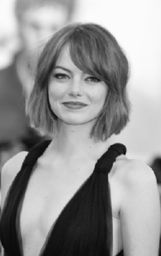
#> input picture comp_vision/canny/images/lady.png, 161 x 256 px, shrunk from 670 x 1068 before the run
$ python NMS.py
#> lines starting #> are read from the running program, lines starting #| are printed output that depends on the picture
from scipy import ndimage
import math
import cv2
import numpy as np
import matplotlib.pyplot as plt
from skimage import io
from skimage import feature, data
from time import time


# Make matplotlib figures appear inline in the
# notebook rather than in a new window
# %matplotlib inline
plt.rcParams['figure.figsize'] = (10.0, 8.0) # set default size of plots
plt.rcParams['image.interpolation'] = 'nearest'
plt.rcParams['image.cmap'] = 'gray'

# function to show images
def display(img, title=None):
    plt.figure(figsize = (5,5))
    plt.imshow(img, cmap='gray', vmin=0, vmax=255)
    plt.title(title)
    plt.axis('off')
    plt.show()

def ncf(image, kernel): # edge_behavior="zero"

    image = np.asarray(image)
    kernel = np.asarray(kernel)

    # if image is rgb convert to grayscale
    if len(image.shape) == 3:
        R, G, B = image[:,:,0], image[:,:,1], image[:,:,2]
        gray_img = 0.299*R + 0.587*G + 0.114*B
        image = gray_img.copy()

    # add zeros around image to fix bounding problems (edge behavior)
    border0 = kernel.shape[0]//2
    border1 = kernel.shape[1]//2
    padded_image0 = image.shape[0] + 2*border0
    padded_image1 = image.shape[1] + 2*border1
    new_image = np.zeros((padded_image0, padded_image1))

    # put image in the middle of new_image with border around it
    new_image[border0:new_image.shape[0]-border0, border1:new_image.shape[1]-border1] = image
    new_image = new_image.astype(int)

    out_image = image.copy()
    out_imgae = out_image.astype(int)

    for image_row in range(new_image.shape[0]-kernel.shape[0]):
        for image_column in range(new_image.shape[1]-kernel.shape[1]):

            # slice image
            image_slice = new_image[image_row:image_row+kernel.shape[0], image_column:image_column+kernel.shape[1]]

            # multiply slice by kernel
            # vectorized using numpy, much faster than for loops!
            sliceXkernel = image_slice * kernel

            # take the sum
            output_value = np.sum(sliceXkernel)

            # set the new value
            out_image[image_row, image_column] = output_value

    return(out_image)

def create_gaussian(kernel_shape, sigma):

    gaussian_kernel = np.empty(kernel_shape)

    for x in range(kernel_shape[0]):
        for y in range(kernel_shape[1]):

            xOffset = math.floor(kernel_shape[0]/2)
            yOffset = math.floor(kernel_shape[1]/2)

            # offset origin to center if kernel is even by even
            if kernel_shape[0] % 2 == 0: xOffset -= 0.5
            if kernel_shape[1] % 2 == 0: yOffset -= 0.5

            # distance from x and y to the "origin" in the middle of the kernel
            xOrigin = x - xOffset
            yOrigin = y - yOffset

            # function from https://en.wikipedia.org/wiki/Gaussian_filter
            gaussian_kernel[x][y] = (1/(2*np.pi*sigma**2))*np.e**(-(xOrigin**2+yOrigin**2)/(2*sigma**2))

    return gaussian_kernel

KERNEL_SHAPE = (21, 21)
SIGMA = 2
GAUSSIAN_KERNEL = create_gaussian(KERNEL_SHAPE, SIGMA)

DHOR = np.array(
[
    [-1,0,1],
    [-2,0,2],
    [-1,0,1]
])

DVERT = np.array(
[
    [-1,-2,-1],
    [0,0,0],
    [1,2,1]
])


def take_derivative(image, derivative_kernels):

    # take derivates
    derivative_images = []
    for d in derivative_kernels:
        derivative_images.append(ncf(image, d))

    return ({"edges":merge([img for img in derivative_images]), "slopes":np.arctan2(derivative_images[0], derivative_images[1])})


def merge(images):

    merged_image = np.sqrt(sum(np.square(img) for img in images))
    merged_image = merged_image / np.amax(merged_image) * 255
    merged_image = merged_image.astype(int)

    return merged_image


def NMS(image, slopes):

    # [6 lines of commented-out code are left out]

    img = image
    D = slopes

    M, N = img.shape
    Z = np.zeros((M,N), dtype=np.int32)
    angle = D * 180. / np.pi
    angle[angle < 0] += 180

    for i in range(1, image.shape[0]-1):
        for j in range(1, image.shape[1]-1):

            # [30 lines of commented-out code are left out]
            q = img[i, j+1]
            r = img[i, j-1]
            # [12 lines of commented-out code are left out]

            if (img[i,j] >= q) and (img[i,j] >= r):
                Z[i,j] = img[i,j]
            else:
                Z[i,j] = 0

    return Z


# [42 lines left out: function non_max_suppression, not called in this run]


################################################################################


# test_lines = cv2.imread("./test_lines-1.jpg")
# test_lines = ncf(test_lines, [[1]])
#
# # theta = np.zeros((test_lines.shape[0], test_lines.shape[1]))
#
# d = take_derivative(ncf(test_lines, GAUSSIAN_KERNEL), [DHOR, DVERT])
# print("After my NMS:")
# TESTcoins = NMS(test_lines, d["slopes"])
# display(TESTcoins)
# print(np.amax(TESTcoins))
#
# # print("After copy-paste NMS:")
# # display(non_max_suppression(test_lines, d["slopes"]))
#
#
# print("After copy-paste NMS and slope calculations:")
# # Kx = np.array([[-1, 0, 1], [-2, 0, 2], [-1, 0, 1]])
# # Ky = np.array([[1, 2, 1], [0, 0, 0], [-1, -2, -1]])
#
# #     Ix = ndimage.filters.convolve(img, Kx)
# #     Iy = ndimage.filters.convolve(img, Ky)\
# Ix = ncf(test_lines, DHOR)
# Iy = ncf(test_lines, DVERT)
#
# #     G = np.hypot(Ix, Iy)
# G = merge([Ix, Iy])
# #     G = G / G.max() * 255
# #     theta = np.arctan2(Iy, Ix)
#
#
# # d2 = sobel_filters(test_lines)
# # display(non_max_suppression(test_lines, d2[1]))
# display(non_max_suppression(test_lines, theta))


################################################################################


dhor = np.array(
[
    [-1,0,1],
    [-2,0,2],
    [-1,0,1]
])

dvert = np.array(
[
    [-1,-2,-1],
    [0,0,0],
    [1,2,1]
])

KERNEL_SHAPE = (21, 21)
SIGMA = 2
SOBEL_MULTIPLIER = 1

GAUSSIAN_KERNEL = create_gaussian(KERNEL_SHAPE, SIGMA)
DHOR = dhor*SOBEL_MULTIPLIER
DVERT = dvert*SOBEL_MULTIPLIER


OGlady = cv2.imread('./images/lady.png')
#> OGlady is the input picture: shape (256, 161, 3); min 9, max 252, mean 150.5
TESTlady = OGlady

print("After derivatives:")
d = take_derivative(ncf(OGlady, GAUSSIAN_KERNEL), [DHOR, DVERT])
#> after the loop in ncf, `for image_row in range(new_image.shape[0]-kernel.shape[0]):`:
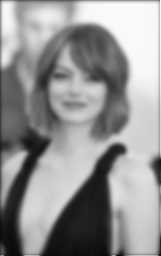
#> out_image: shape (256, 161) float64; min 8.17, max 250, mean 148.3
#> in take_derivative, `derivative_images = []`: derivative_images = []
#> the loop in take_derivative, `for d in derivative_kernels:` made 2 passes
#> (kernel in ncf, border0 in ncf, border1 in ncf, padded_image0 in ncf, padded_image1 in ncf) on passes 1 to 2: ([[-1, 0, 1], [-2, 0, 2], [-1, 0, 1]], 1, 1, 258, 163), ([[-1, -2, -1], [0, 0, 0], [1, 2, 1]], 1, 1, 258, 163)
#> pass 1, in ncf (call 2), `new_image = new_image.astype(int)`:
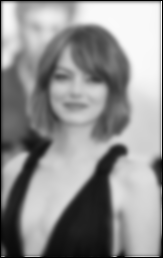
#> new_image: shape (258, 163) int64; min 0, max 250, mean 144.8
#> after the loop in take_derivative, `for d in derivative_kernels:`: derivative_images = 2 items
#> in merge, `merged_image = np.sqrt(sum(np.square(img) for img in images))`:
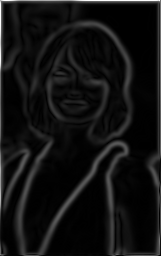
#> merged_image: shape (256, 161) float64; min 0, max 776.6, mean 54.6; drawn with min black and max white
#> d = 2 items
display(d["edges"])
d["edges"] *= 3
display(d["edges"])
#> in display (call 2), `plt.show()`:
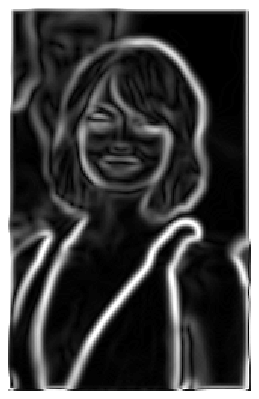
#> figure drawn by matplotlib, 1 panel
# print(np.amax(d["edges"]))
print("After NMS:")
TESTlady = NMS(d["edges"], d["slopes"])
#> in NMS, `D = slopes`:
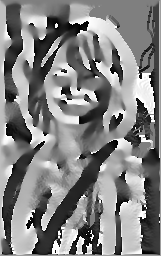
#> D: shape (256, 161) float64; min -3.14, max 3.14, mean 0.079; drawn with min black and max white
#> in NMS, `angle[angle < 0] += 180`:
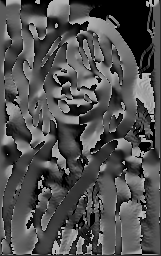
#> angle: shape (256, 161) float64; min 0, max 180, mean 79.9
#> after the loop in NMS, `for i in range(1, image.shape[0]-1):`:
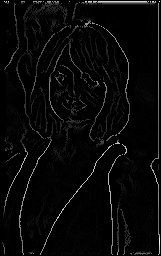
#> Z: shape (256, 161) int32; min 0, max 354, mean 10.8; drawn with min black and max white
display(TESTlady)
# print(np.amax(TESTlady))

$ run again, with comp_vision/canny/images/iguana.png copied over comp_vision/canny/images/lady.png
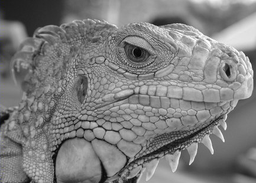
#> input picture comp_vision/canny/images/iguana.png, 256 x 183 px, shrunk from 433 x 310 before the run
#> OGlady is the input picture: shape (183, 256, 3); mean B, G, R 125.4, 125.4, 125.4
#> after the loop in ncf, `for image_row in range(new_image.shape[0]-kernel.shape[0]):`:
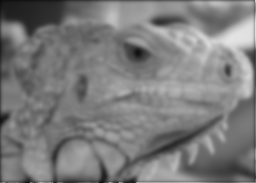
#> out_image: shape (183, 256) float64; min 10.16, max 227.4, mean 123.9
#> in take_derivative, `derivative_images = []`: derivative_images = []
#> the loop in take_derivative, `for d in derivative_kernels:` made 2 passes
#> (kernel in ncf, border0 in ncf, border1 in ncf, padded_image0 in ncf, padded_image1 in ncf) on passes 1 to 2: ([[-1, 0, 1], [-2, 0, 2], [-1, 0, 1]], 1, 1, 185, 258), ([[-1, -2, -1], [0, 0, 0], [1, 2, 1]], 1, 1, 185, 258)
#> after the loop in take_derivative, `for d in derivative_kernels:`: derivative_images = 2 items
#> after the loop in NMS, `for i in range(1, image.shape[0]-1):`:
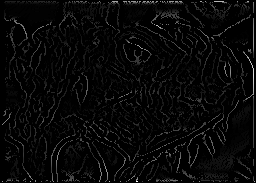
#> Z: shape (183, 256) int32; min 0, max 351, mean 11.4; drawn with min black and max white
